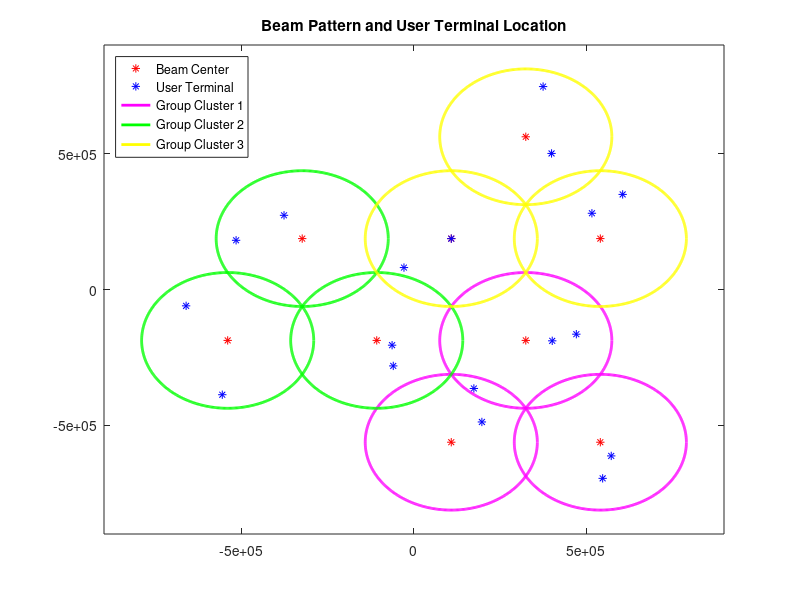

This figure's MATLAB source:
clear

%Number of Transmitter Antennas
N = 9; 

%Number of Groups
M = 9;

%Number of Users per Group
rho = 2;

%Total Number of Users
K = rho*M;

%Number of Group Clusters
L = 3;

%Number of Users in Each Group
Gm = repmat(rho,M/L,L);

%Satellite System Parameter
theta_3dB = 0.4*pi/180;
height = 35786*10^3;

%Beam Location
beam_radius = height*tan(theta_3dB);
theta = (0:1)*2*pi/6;
beam_spacing = ((beam_radius*3)/2)/cos(pi/6);

beam_temp = [beam_spacing*cos(theta); beam_spacing*sin(theta); zeros(1,2)];
beam_temp = horzcat(zeros(3,1),beam_temp);

shift0 = 1/2*(beam_temp(:,1)+beam_temp(:,3));
beam_temp = beam_temp - shift0;

shift1 = beam_temp(:,2) - beam_temp(:,3);
shift2 = beam_temp(:,1) - beam_temp(:,2);
shift3 = beam_temp(:,3) - beam_temp(:,1);

beam = horzcat(beam_temp+shift1,beam_temp+shift2,beam_temp+shift3);

%Plot beam centres
p(1) = plot(beam(1,:),beam(2,:),'r*');
hold on

%User Distribution
offset = 0;
i_group = 1;
for i_user = 1:K
    if(i_user > Gm(i_group) + offset)
        offset = offset + Gm(i_group);
        i_group = i_group + 1;
    end
    theta_rng = 2*pi*rand;
    user(:,i_user) = beam(:,i_group) + beam_radius*rand*[cos(theta_rng); sin(theta_rng); 0];
    
end    

%Plot user terminals
p(2) = plot(user(1,:),user(2,:),'b*');

%Plot beam boundaries
for i_beam = 1:3
    x = beam(1,i_beam);
    y = beam(2,i_beam);
    th = 0:0.01:2*pi;
    xunit = beam_radius*cos(th) + x;
    yunit = beam_radius*sin(th) + y;
    p(3) = plot(xunit, yunit,'m','Linewidth',2);
end

for i_beam = 4:6
    x = beam(1,i_beam);
    y = beam(2,i_beam);
    th = 0:0.01:2*pi;
    xunit = beam_radius*cos(th) + x;
    yunit = beam_radius*sin(th) + y;
    p(4) = plot(xunit, yunit,'g','Linewidth',2);
end

for i_beam = 7:9
    x = beam(1,i_beam);
    y = beam(2,i_beam);
    th = 0:0.01:2*pi;
    xunit = beam_radius*cos(th) + x;
    yunit = beam_radius*sin(th) + y;
    p(5) = plot(xunit, yunit,'y','Linewidth',2);
end

hold off
title('Beam Pattern and User Terminal Location')
xlim([-900000 900000])
ylim([-900000 900000])
legend(p,'Beam Center','User Terminal','Group Cluster 1','Group Cluster 2','Group Cluster 3','Location','northwest')
